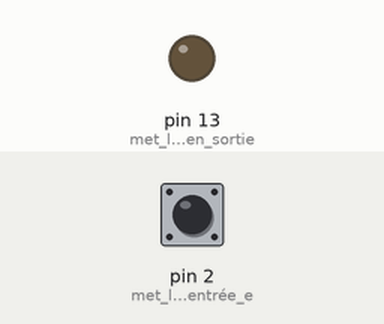
Bench run of a sketch on a simulated Arduino Uno, built with avr-gcc and run on an emulated ATmega328P. Parts: output pins drawn as LEDs (lit = HIGH). Inputs (shaded band) come from the test bench; at power-on: pin 2 (met_la_broche_en_entrée_e) HIGH.

Above: at 1.2 s.
1.3 s: pin 2 (met_la_broche_en_entrée_e) pulled LOW for 0.15 s
At 1.37 s:
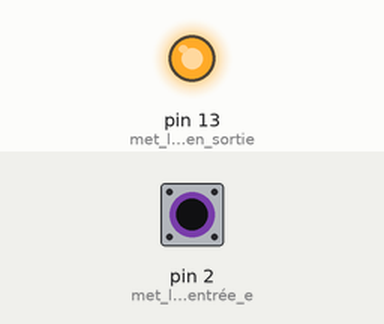
2.9 s: pin 2 (met_la_broche_en_entrée_e) pulled LOW for 3.2 s
At 7.4 s:
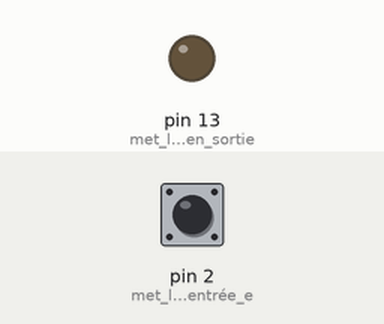
Timing chart, 0 to 8.9 s (numbered marks = the images above; inputs shaded):
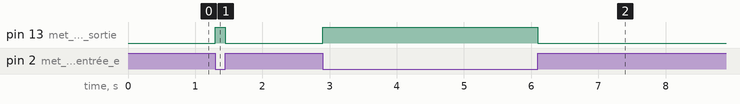

Measured:
- after the input at 1.3 s, pin 13 (met_la_broche_en_sortie): LOW → HIGH at once, → LOW 0.15 s later
- after the input at 2.9 s, pin 13 (met_la_broche_en_sortie): LOW → HIGH at once, → LOW 3.2 s later

The sketch:

_6_gestionBouton.ino
```cpp
void setup() {
  pinMode(2, INPUT_PULLUP);   //met la broche en entrée en activant le pullup interne
  pinMode(13, OUTPUT);        //met la broche en sortie

}

void loop() {
  bool etatEntree = digitalRead(2);
  if (etatEntree == HIGH) {
    // entrée high = niveau haut = bouton relâché
    digitalWrite(13, LOW);
  } else {
    // entrée low = niveau bas = bouton appuyé
    digitalWrite(13, HIGH);
  }
}
```
